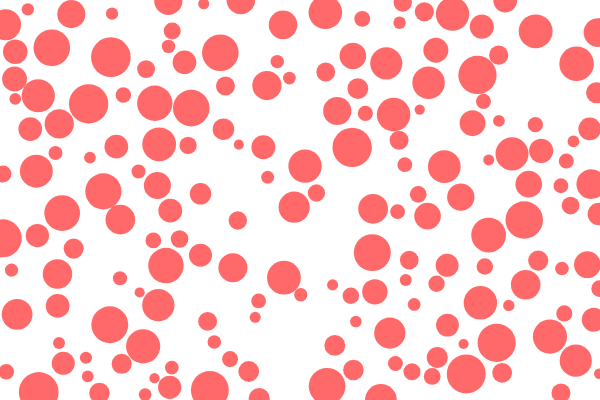
Frame 1 (no input)
Frame 60 (no input): identical to frame 1, image omitted
Frame 120 (the mouse pressed at the canvas centre since frame 60): identical to frame 1, image omitted

The p5.js sketch that drew this single still picture (run headless with seeded random() and noise() and a simulated clock; from frame 60 on, the mouse is pressed at the canvas centre):

// p5.js sketch
// ── sketch.js
var circles = [];
function setup() {
  createCanvas(600, 400);
  var protection = 0;
  while(circles.length < 300) {
    var contin = true;

    var x = random(width);
    var y = random(height);
    var r = random(5,20);

    var pos = createVector(x,y,r);

    for (var j = 0; j < circles.length; j++) {
      if (dist(circles[j].x,circles[j].y,x,y) < r+circles[j].z) {
        contin = false;
        print("Asa");
      }

    }

    noStroke();
    fill(255,0,0,150);
    if (contin) {
      circles.push(pos);
      ellipse(x,y,r*2,r*2);
    }

    protection++;

    if (protection > 500) {
      break;
    }
  }
  print(circles);


}

function draw() {

}
